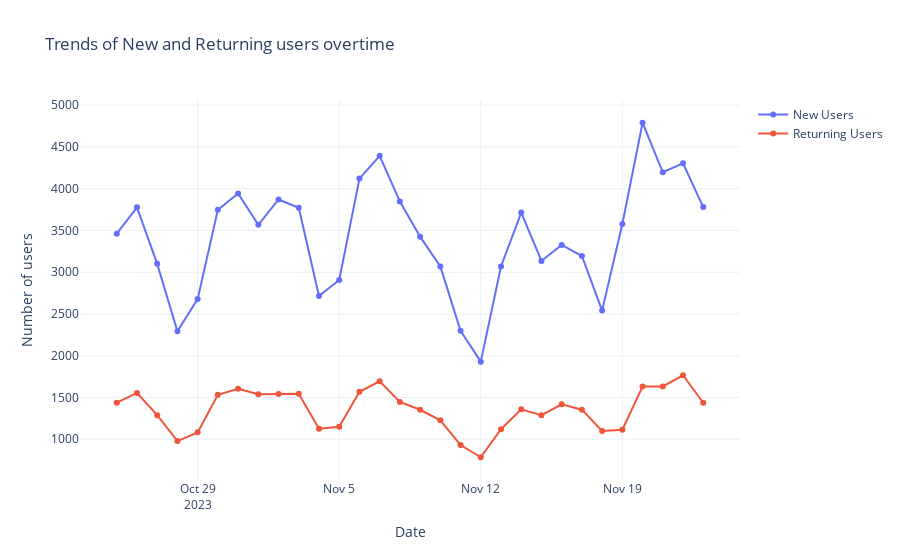

Notebook code cell kept with this figure:
### Code cell
#Lets analyze the trend of new users & returning users over time
fig = go.Figure()

#New users
fig.add_trace(go.Scatter(x=df['Date'], y=df['New users'], mode='lines+markers', name='New Users'))

#Returning users
fig.add_trace(go.Scatter(x=df['Date'], y=df['Returning users'], mode='lines+markers', name='Returning Users'))

#Update layout
fig.update_layout(title='Trends of New and Returning users overtime', 
                 xaxis_title = 'Date',
                 yaxis_title = 'Number of users')
fig.show()

### Figure 1 — Plotly figure (JSON) as saved in the notebook; plotly's stock layout.template omitted (floating-point values rounded to 4 significant figures)
{"data": [{"mode": "lines+markers", "name": "New Users", "type": "scatter", "x": ["2023-10-25T00:00:00", "2023-10-26T00:00:00", "2023-10-27T00:00:00", "2023-10-28T00:00:00", "2023-10-29T00:00:00", "2023-10-30T00:00:00", "2023-10-31T00:00:00", "2023-11-01T00:00:00", "2023-11-02T00:00:00", "2023-11-03T00:00:00", "2023-11-04T00:00:00", "2023-11-05T00:00:00", "2023-11-06T00:00:00", "2023-11-07T00:00:00", "2023-11-08T00:00:00", "2023-11-09T00:00:00", "2023-11-10T00:00:00", "2023-11-11T00:00:00", "2023-11-12T00:00:00", "2023-11-13T00:00:00", "2023-11-14T00:00:00", "2023-11-15T00:00:00", "2023-11-16T00:00:00", "2023-11-17T00:00:00", "2023-11-18T00:00:00", "2023-11-19T00:00:00", "2023-11-20T00:00:00", "2023-11-21T00:00:00", "2023-11-22T00:00:00", "2023-11-23T00:00:00"], "y": [3461, 3777, 3100, 2293, 2678, 3748, 3943, 3568, 3871, 3772, 2716, 2907, 4121, 4394, 3846, 3426, 3069, 2298, 1929, 3069, 3714, 3135, 3327, 3194, 2541, 3577, 4790, 4197, 4304, 3780]}, {"mode": "lines+markers", "name": "Returning Users", "type": "scatter", "x": ["2023-10-25T00:00:00", "2023-10-26T00:00:00", "2023-10-27T00:00:00", "2023-10-28T00:00:00", "2023-10-29T00:00:00", "2023-10-30T00:00:00", "2023-10-31T00:00:00", "2023-11-01T00:00:00", "2023-11-02T00:00:00", "2023-11-03T00:00:00", "2023-11-04T00:00:00", "2023-11-05T00:00:00", "2023-11-06T00:00:00", "2023-11-07T00:00:00", "2023-11-08T00:00:00", "2023-11-09T00:00:00", "2023-11-10T00:00:00", "2023-11-11T00:00:00", "2023-11-12T00:00:00", "2023-11-13T00:00:00", "2023-11-14T00:00:00", "2023-11-15T00:00:00", "2023-11-16T00:00:00", "2023-11-17T00:00:00", "2023-11-18T00:00:00", "2023-11-19T00:00:00", "2023-11-20T00:00:00", "2023-11-21T00:00:00", "2023-11-22T00:00:00", "2023-11-23T00:00:00"], "y": [1437, 1554, 1288, 978, 1082, 1532, 1603, 1538, 1540, 1545, 1126, 1148, 1568, 1693, 1446, 1353, 1226, 930, 784, 1120, 1358, 1288, 1418, 1354, 1098, 1114, 1630, 1632, 1766, 1437]}], "layout": {"title": {"text": "Trends of New and Returning users overtime"}, "xaxis": {"title": {"text": "Date"}}, "yaxis": {"title": {"text": "Number of users"}}}}
